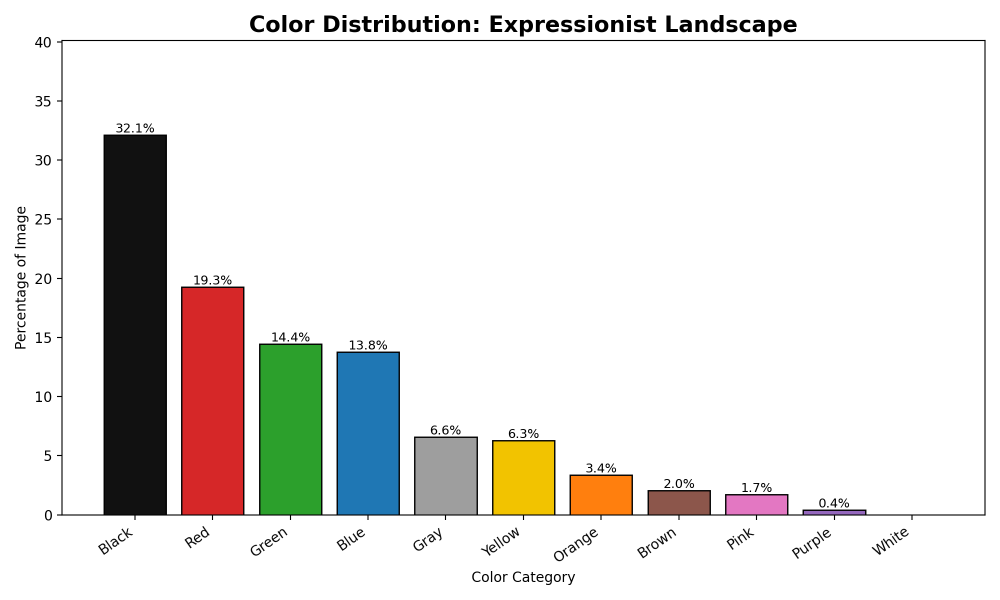
#> input picture outputs/charts/expressionist_landscape_color_distribution.png, 2000 x 1200 px (shown at 1/2 size); its folder holds only this picture in this run
$ python main.py --image ../outputs/charts/expressionist_landscape_color_distribution.png --folder ../outputs/charts
#> lines starting #> are read from the running program, lines starting #| are printed output that depends on the picture
### src/analyzer.py
"""
Core image analysis functions for ColorScope.
"""

from __future__ import annotations

from pathlib import Path
from typing import Dict

import numpy as np
import pandas as pd
from PIL import Image

from color_mapper import COLOR_CATEGORIES, map_rgb_to_category


def load_image_pixels(image_path: str | Path, max_size: int = 500) -> np.ndarray:
    """
    Load an image and return RGB pixels as a NumPy array.

    The image is resized while keeping aspect ratio to improve performance.
    Transparent pixels are composited over white.
    """
    image_path = Path(image_path)
    if not image_path.exists():
        raise FileNotFoundError(f"Image not found: {image_path}")

    img = Image.open(image_path)

    if img.mode in ("RGBA", "LA"):
        background = Image.new("RGBA", img.size, (255, 255, 255, 255))
        background.alpha_composite(img.convert("RGBA"))
        img = background.convert("RGB")
    else:
        img = img.convert("RGB")

    img.thumbnail((max_size, max_size))
    pixels = np.array(img).reshape(-1, 3)
    return pixels


def analyze_image(image_path: str | Path, max_size: int = 500) -> pd.DataFrame:
    """
    Analyze an image and return color category counts and percentages.
    """
    pixels = load_image_pixels(image_path, max_size=max_size)

    counts: Dict[str, int] = {color: 0 for color in COLOR_CATEGORIES}

    for r, g, b in pixels:
        category = map_rgb_to_category(int(r), int(g), int(b))
        counts[category] += 1

    total_pixels = sum(counts.values())

    data = []
    for category in COLOR_CATEGORIES:
        count = counts[category]
        percentage = round((count / total_pixels) * 100, 2)
        data.append(
            {
                "color_category": category,
                "pixel_count": count,
                "percentage": percentage,
            }
        )

    return pd.DataFrame(data).sort_values("percentage", ascending=False)

### src/color_mapper.py
"""
Color mapping engine for ColorScope.

The algorithm converts RGB pixels into HSV because HSV separates:
- Hue: actual color family
- Saturation: color intensity
- Value: brightness

This makes mapping shades like navy, burgundy, light yellow, and gray easier
than using raw RGB thresholds.
"""

from __future__ import annotations

import colorsys
from typing import Dict, Tuple

COLOR_CATEGORIES = [
    "White",
    "Black",
    "Gray",
    "Red",
    "Orange",
    "Yellow",
    "Green",
    "Blue",
    "Purple",
    "Pink",
    "Brown",
]

CHART_COLORS: Dict[str, str] = {
    "White": "#f5f5f5",
    "Black": "#111111",
    "Gray": "#9e9e9e",
    "Red": "#d62728",
    "Orange": "#ff7f0e",
    "Yellow": "#f2c300",
    "Green": "#2ca02c",
    "Blue": "#1f77b4",
    "Purple": "#9467bd",
    "Pink": "#e377c2",
    "Brown": "#8c564b",
}


def rgb_to_hsv_degrees(r: int, g: int, b: int) -> Tuple[float, float, float]:
    """Convert RGB 0-255 values to HSV where hue is 0-360 degrees."""
    h, s, v = colorsys.rgb_to_hsv(r / 255, g / 255, b / 255)
    return h * 360, s, v


def map_rgb_to_category(r: int, g: int, b: int) -> str:
    """
    Map one RGB pixel to the closest human-readable color category.

    Priority matters:
    1. White/black/gray are detected first using brightness and saturation.
    2. Brown is detected before orange because brown is usually a dark orange.
    3. Remaining colors are mapped by hue ranges.
    """
    h, s, v = rgb_to_hsv_degrees(r, g, b)

    if v > 0.90 and s < 0.15:
        return "White"

    if v < 0.15:
        return "Black"

    if s < 0.15:
        return "Gray"

    # Brown is generally an orange/red hue with lower brightness.
    if 15 <= h < 45 and 0.20 <= s and v < 0.70:
        return "Brown"

    if h < 15 or h >= 345:
        return "Red"
    if h < 40:
        return "Orange"
    if h < 70:
        return "Yellow"
    if h < 170:
        return "Green"
    if h < 260:
        return "Blue"
    if h < 310:
        return "Purple"
    if h < 345:
        return "Pink"

    return "Gray"

### src/visualizer.py
"""
Chart generation utilities for ColorScope.
"""

from __future__ import annotations

from pathlib import Path

import matplotlib.pyplot as plt
import pandas as pd

from color_mapper import CHART_COLORS


def create_bar_chart(df: pd.DataFrame, title: str, output_path: str | Path) -> None:
    """Create and save a bar chart for color percentages."""
    output_path = Path(output_path)
    output_path.parent.mkdir(parents=True, exist_ok=True)

    chart_df = df.sort_values("percentage", ascending=False)
    colors = [CHART_COLORS[color] for color in chart_df["color_category"]]

    plt.figure(figsize=(10, 6))
    bars = plt.bar(chart_df["color_category"], chart_df["percentage"], color=colors, edgecolor="black")

    for bar in bars:
        height = bar.get_height()
        if height > 0:
            plt.text(
                bar.get_x() + bar.get_width() / 2,
                height,
                f"{height:.1f}%",
                ha="center",
                va="bottom",
                fontsize=9,
            )

    plt.title(title, fontsize=16, fontweight="bold")
    plt.xlabel("Color Category")
    plt.ylabel("Percentage of Image")
    plt.xticks(rotation=35, ha="right")
    plt.ylim(0, max(chart_df["percentage"].max() + 8, 10))
    plt.tight_layout()
    plt.savefig(output_path, dpi=200)
    plt.close()

### src/main.py
"""
ColorScope CLI

Usage:
    python src/main.py --image data/sample_images/mona_lisa.png
    python src/main.py --folder data/sample_images
"""

from __future__ import annotations

import argparse
from pathlib import Path

from analyzer import analyze_image
from visualizer import create_bar_chart


def analyze_single_image(image_path: Path, output_dir: Path, max_size: int) -> None:
    df = analyze_image(image_path, max_size=max_size)

    chart_path = output_dir / "charts" / f"{image_path.stem}_color_distribution.png"
    csv_path = output_dir / "reports" / f"{image_path.stem}_color_report.csv"

    create_bar_chart(
        df,
        title=f"Color Distribution: {image_path.stem.replace('_', ' ').title()}",
        output_path=chart_path,
    )

    csv_path.parent.mkdir(parents=True, exist_ok=True)
    df.to_csv(csv_path, index=False)

    print(f"\nAnalyzed: {image_path.name}")
    print(df.to_string(index=False))
    print(f"Chart saved to: {chart_path}")
    print(f"CSV saved to: {csv_path}")


def main() -> None:
    parser = argparse.ArgumentParser(description="Analyze image color distribution.")
    parser.add_argument("--image", type=str, help="Path to one image file.")
    parser.add_argument("--folder", type=str, help="Path to a folder of images.")
    parser.add_argument("--output", type=str, default="outputs", help="Output folder.")
    parser.add_argument("--max-size", type=int, default=500, help="Max image size for processing.")

    args = parser.parse_args()

    output_dir = Path(args.output)

    if not args.image and not args.folder:
        parser.error("Please provide either --image or --folder.")

    if args.image:
        analyze_single_image(Path(args.image), output_dir, args.max_size)
#> in load_image_pixels, img is the input picture: PIL image 2000x1200 RGBA; mean R, G, B, A 230.4, 228.6, 225.9, 255
#> in load_image_pixels, `background = Image.new("RGBA", img.size, (255, 255, 255, 255))`: background: PIL image 2000x1200 RGBA; every value is 255
#> in load_image_pixels, `img.thumbnail((max_size, max_size))`:
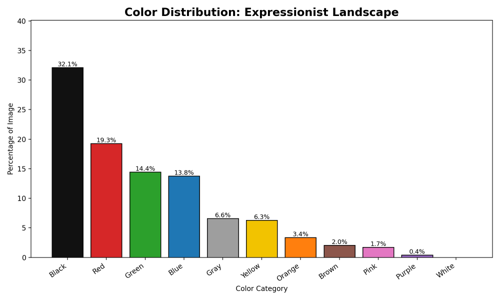
#> img: PIL image 500x300 RGB; mean R, G, B 230.2, 228.4, 225.7
#> after the loop in analyze_image, `for r, g, b in pixels:`: counts = 11 items
#> in analyze_image, `total_pixels = sum(counts.values())`: total_pixels = 150000
#> the loop in analyze_image, `for category in COLOR_CATEGORIES:` made 11 passes
#> (count, percentage) on passes 1 to 11: (124722, 83.15), (6382, 4.25), (7429, 4.95), (3964, 2.64), (555, 0.37), (1214, 0.81), (2666, 1.78), (2542, 1.69), (92, 0.06), (340, 0.23), (94, 0.06)
#> after the loop in analyze_image, `for category in COLOR_CATEGORIES:`: data = 11 items
#> in analyze_single_image, `df = analyze_image(image_path, max_size=max_size)`: df = table of 11 rows and 3 columns
#> in create_bar_chart, `plt.savefig(output_path, dpi=200)`:
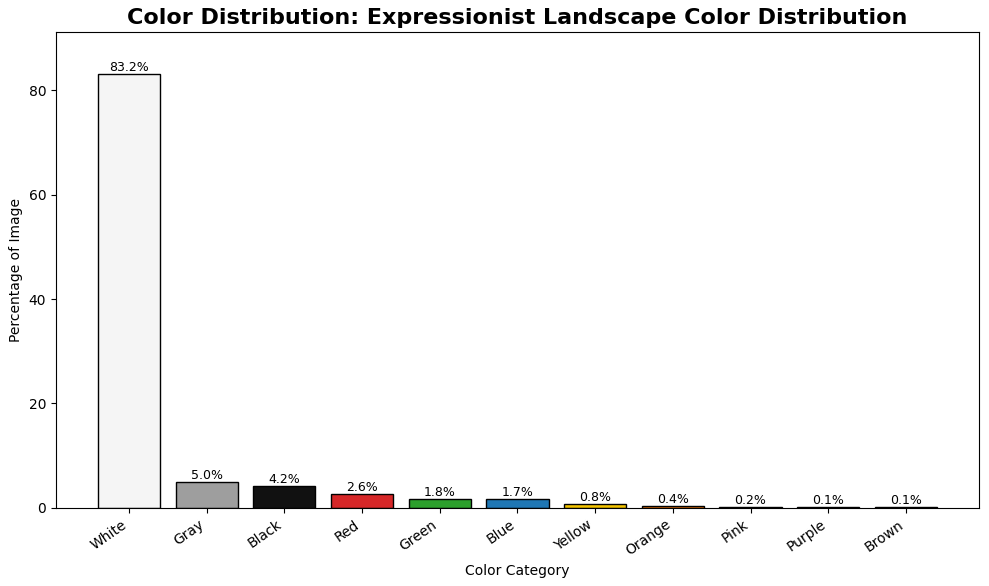
#> figure drawn by matplotlib, 1 panel; tallest bar 83.15 high, from x = -0.4 to 0.4

    if args.folder:
        folder = Path(args.folder)
        image_files = []
        for ext in ("*.png", "*.jpg", "*.jpeg", "*.webp"):
            image_files.extend(folder.glob(ext))

        if not image_files:
            raise FileNotFoundError(f"No supported image files found in {folder}")

        for image_path in sorted(image_files):
            analyze_single_image(image_path, output_dir, args.max_size)


if __name__ == "__main__":
#> (the run stopped early here; a loop or call above may not have finished)

$ run again, on outputs/charts/flowers_vase_color_distribution.png
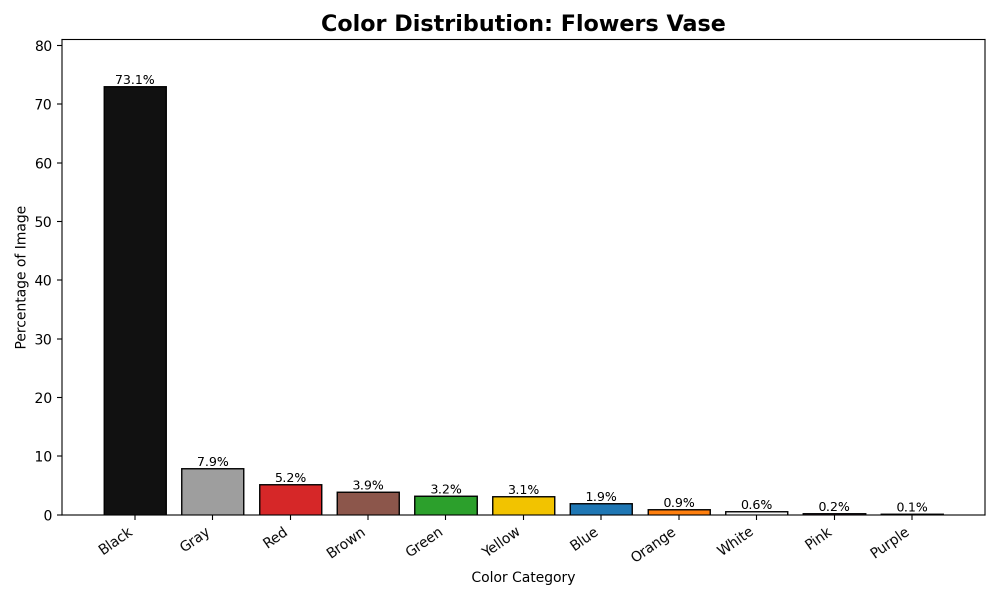
#> input picture outputs/charts/flowers_vase_color_distribution.png, 2000 x 1200 px (shown at 1/2 size)
#> in load_image_pixels, img is the input picture: PIL image 2000x1200 RGBA; mean R, G, B, A 238.3, 237.8, 237.3, 255
#> background: PIL image 2000x1200 RGBA; every value is 255
#> in load_image_pixels, `img.thumbnail((max_size, max_size))`:
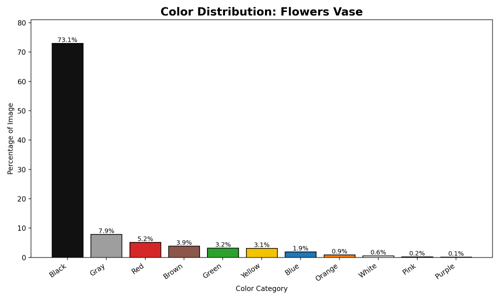
#> img: PIL image 500x300 RGB; mean R, G, B 238.1, 237.6, 237.1
#> after the loop in analyze_image, `for r, g, b in pixels:`: counts = 11 items
#> total_pixels = 150000
#> the loop in analyze_image, `for category in COLOR_CATEGORIES:` made 11 passes
#> (count, percentage) on passes 1 to 8: (134750, 89.83), (6980, 4.65), (6488, 4.33), (867, 0.58), (58, 0.04), (318, 0.21), (318, 0.21), (186, 0.12)
#> after the loop in analyze_image, `for category in COLOR_CATEGORIES:`: data = 11 items
#> df = table of 11 rows and 3 columns
#> in create_bar_chart, `plt.savefig(output_path, dpi=200)`:
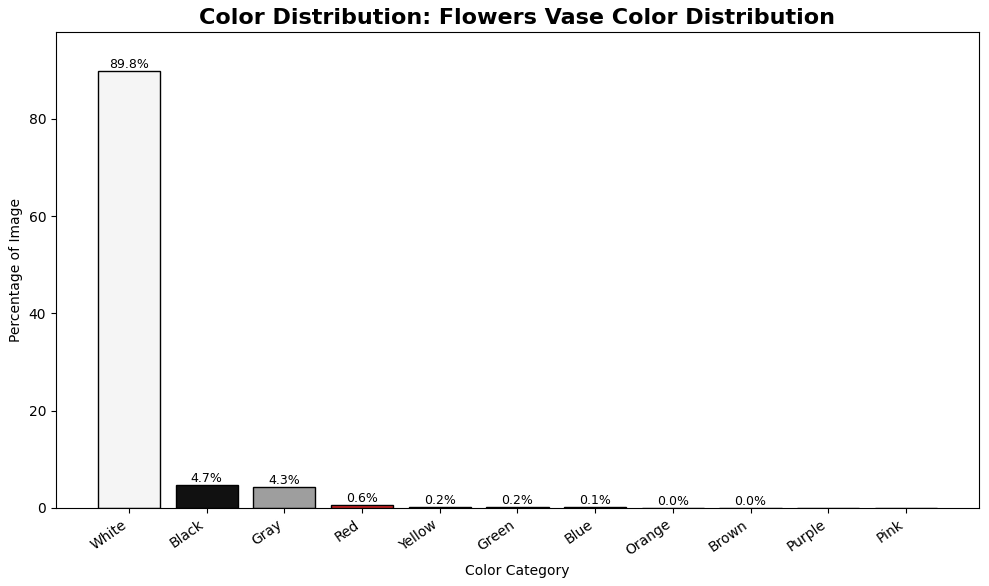
#> figure drawn by matplotlib, 1 panel; tallest bar 89.83 high, from x = -0.4 to 0.4

$ run again, on outputs/charts/wheat_field_color_distribution.png
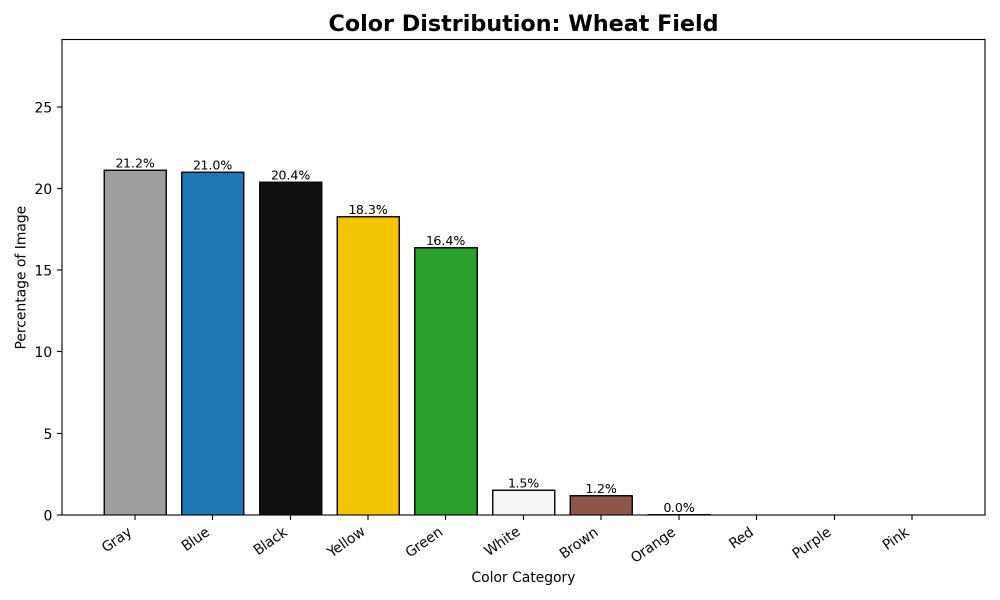
#> input picture outputs/charts/wheat_field_color_distribution.png, 2000 x 1200 px (shown at 1/2 size)
#> in load_image_pixels, img is the input picture: PIL image 2000x1200 RGBA; mean R, G, B, A 223.6, 228.3, 221.4, 255
#> background: PIL image 2000x1200 RGBA; every value is 255
#> in load_image_pixels, `img.thumbnail((max_size, max_size))`:
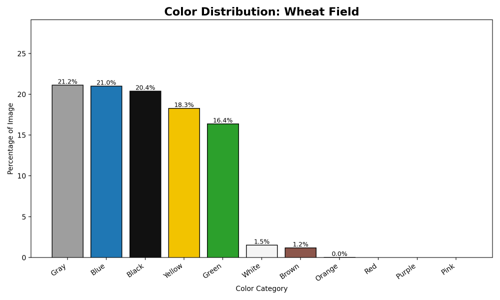
#> img: PIL image 500x300 RGB; mean R, G, B 223.4, 228.1, 221.2
#> after the loop in analyze_image, `for r, g, b in pixels:`: counts = 11 items
#> total_pixels = 150000
#> the loop in analyze_image, `for category in COLOR_CATEGORIES:` made 11 passes
#> (count, percentage) on passes 1 to 8: (118437, 78.96), (5526, 3.68), (11313, 7.54), (308, 0.21), (0, 0), (4798, 3.2), (4286, 2.86), (5332, 3.55)
#> after the loop in analyze_image, `for category in COLOR_CATEGORIES:`: data = 11 items
#> df = table of 11 rows and 3 columns
#> in create_bar_chart, `plt.savefig(output_path, dpi=200)`:
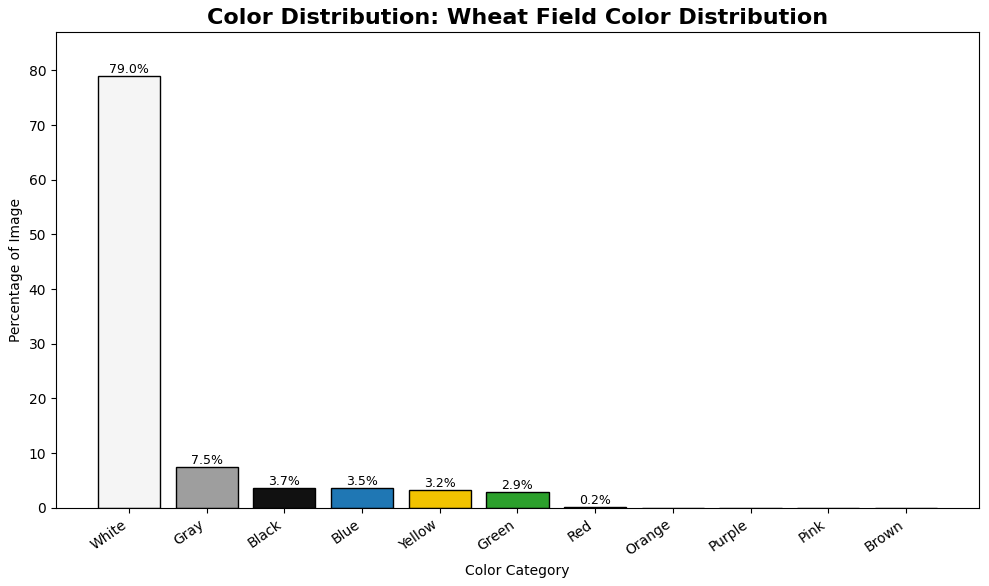
#> figure drawn by matplotlib, 1 panel; tallest bar 78.96 high, from x = -0.4 to 0.4
